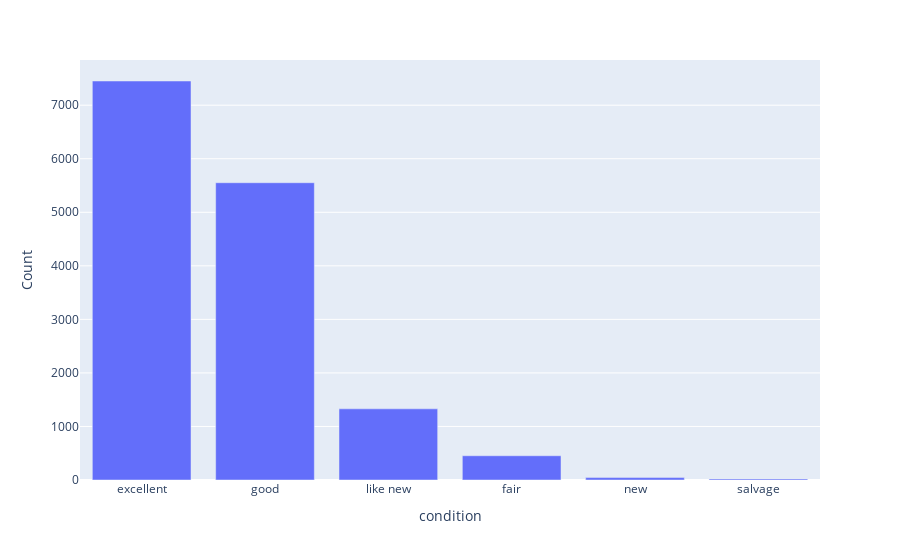

Notebook cell for this chart:
### Code cell
condition_count=data_car_sales['condition'].value_counts().reset_index()
condition_count.columns=['condition', 'Count']
px.bar(condition_count,y='Count', x='condition')

### Figure 1 — Plotly figure (JSON) as saved in the notebook; plotly's stock layout.template omitted (floating-point values rounded to 4 significant figures)
{"data": [{"alignmentgroup": "True", "hovertemplate": "condition=%{x}<br>Count=%{y}<extra></extra>", "legendgroup": "", "marker": {"color": "#636efa", "pattern": {"shape": ""}}, "name": "", "offsetgroup": "", "orientation": "v", "showlegend": false, "textposition": "auto", "type": "bar", "x": ["excellent", "good", "like new", "fair", "new", "salvage"], "xaxis": "x", "y": [7452, 5552, 1329, 453, 45, 21], "yaxis": "y"}], "layout": {"barmode": "relative", "legend": {"tracegroupgap": 0}, "margin": {"t": 60}, "xaxis": {"anchor": "y", "domain": [0, 1], "title": {"text": "condition"}}, "yaxis": {"anchor": "x", "domain": [0, 1], "title": {"text": "Count"}}}}
